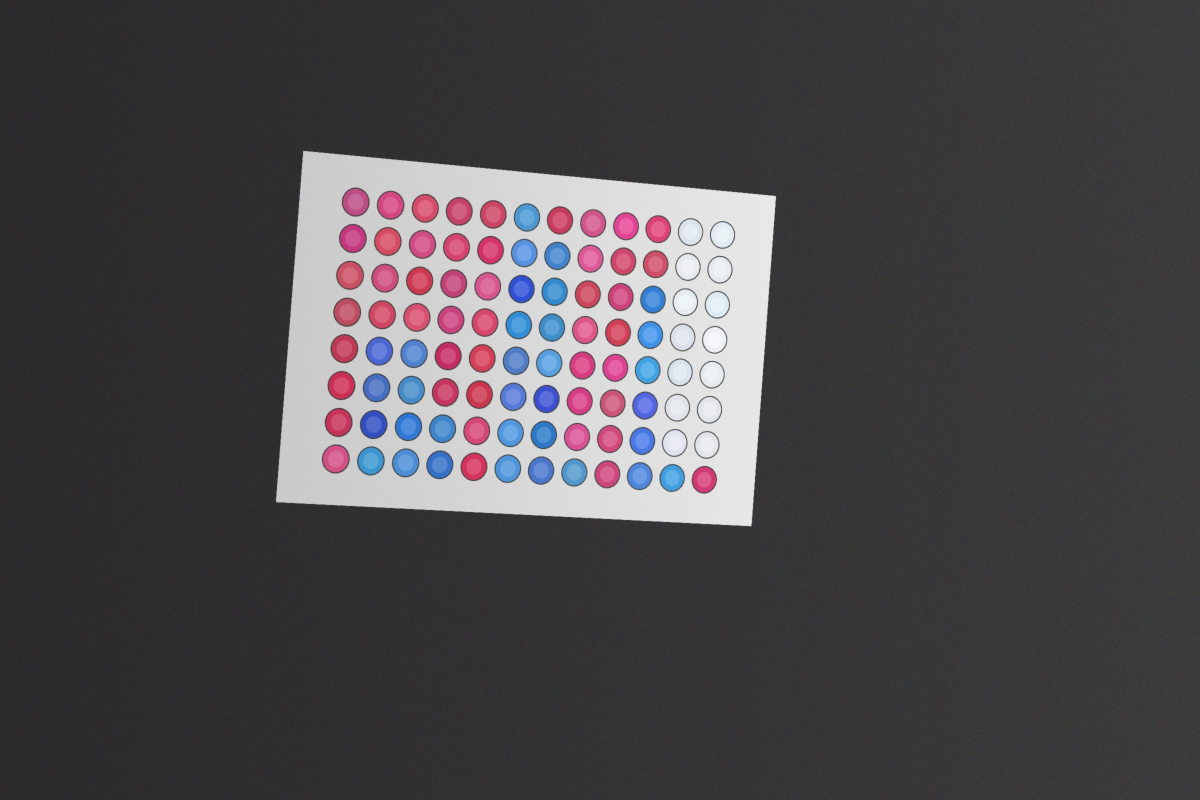
#> input picture samples/sample_01.jpg, 2400 x 1600 px (shown at 1/2 size)
$ python ast_reader.py samples/sample_01.jpg   (older library calls are emulated)
#> lines starting #> are read from the running program, lines starting #| are printed output that depends on the picture; after the words box and inside, x2 and y2 are one past the last pixel; in counts of white or black regions, pixels touching at a corner belong together
# -*- coding: utf-8 -*-
"""96 孔药敏板图像判读管线（演示版）。

流程: 读图 → 板子检测/透视校正 → 孔位定位 → 颜色提取 → 对照孔校准判读 → MIC 推导
      → 标注图 + JSON 结果 + Excel 导出

命令行用法:
    uv run --with opencv-python --with numpy --with openpyxl --with pillow python ast_reader.py <照片路径>
"""
import argparse
import datetime
import io
import json
import os

import cv2
import numpy as np

HERE = os.path.dirname(os.path.abspath(__file__))
ROW_LETTERS = "ABCDEFGHIJ"

try:
    from openpyxl import Workbook
    from openpyxl.styles import Alignment, Border, Font, PatternFill, Side
    HAS_OPENPYXL = True
except ImportError:
    HAS_OPENPYXL = False

try:
    from PIL import Image, ImageDraw, ImageFont
    HAS_PIL = True
except ImportError:
    HAS_PIL = False


# MIC 显示规范
# - 最低浓度（实际 0.0156 µg/mL）按报告习惯写作 0.016；
# - 最高浓度孔仍生长时，报告下一档稀释度作为下限（8 → ≥16），不再用 ">8"。
_MIC_DISPLAY = {"0.015": "0.016"}


def _mic_num(x):
    """数字转显示串：32.0 → "32"，0.03 → "0.03"。"""
    s = ("%.6f" % float(x)).rstrip("0").rstrip(".")
    return s or "0"


def mic_label(value):
    """单个浓度/MIC 值的显示串（0.015 → 0.016）。"""
    return _MIC_DISPLAY.get(str(value).strip(), str(value).strip())


def mic_upper_label(top):
    """"高于最高浓度"的显示：以下一档稀释度为下限，如 8 → ≥16、8/4 → ≥16/8。"""
    s = str(top).strip()
    parts = [p.strip() for p in s.split("/")]
    try:
        nums = [float(p) for p in parts]
    except Exception:
        return "≥" + mic_label(s)
    return "≥" + "/".join(_mic_num(v * 2) for v in nums)


def mic_lower_label(bottom):
    """"低于最低浓度"的显示：如 0.015 → ≤0.016。"""
    return "≤" + mic_label(bottom)


def load_template(path):
#> called with path = 'template.json'
    with open(path, "r", encoding="utf-8") as f:
#> (reads template.json from the repository)
        return json.load(f)


def read_image(path):
    """兼容中文/特殊路径的图片读取。"""
#> called with path = 'samples/sample_01.jpg'
    data = np.fromfile(path, dtype=np.uint8)
    img = cv2.imdecode(data, cv2.IMREAD_COLOR)
#> img is the input picture: shape (1600, 2400, 3); mean B, G, R 75.4, 72.8, 75.2
    if img is None:
        raise ValueError(f"无法读取图片: {path}")
    return img


def write_image(path, img):
    ext = os.path.splitext(path)[1] or ".png"
    ok, buf = cv2.imencode(ext, img)
    if not ok:
        raise ValueError(f"无法写入图片: {path}")
    buf.tofile(path)


def order_corners(pts):
    """四点按 左上/右上/右下/左下 排序。"""
    s = pts.sum(axis=1)
    d = np.diff(pts, axis=1).ravel()
    return np.float32([pts[np.argmin(s)], pts[np.argmin(d)],
                       pts[np.argmax(s)], pts[np.argmax(d)]])


class PlateAnalyzer:
    def __init__(self, template):
        self.t = template
        self.grid = template["grid"]
        self.rows, self.cols = self.grid["rows"], self.grid["cols"]
        self.tracks = template.get("tracks")          # 行式板型（如显色法真菌药敏板）
        self.new_style = bool(self.tracks)
        self.genus = None                             # 菌属（影响颜色判读规则）
        self.pw_mm, self.ph_mm = template["plate_mm"]
        self.well_r_px = 30
        self.warnings = []

    # ---------- 1. 板子检测与透视校正 ----------
    def find_plate(self, img):
        """在照片中找板子四边形（亮板 + 暗背景）。"""
        gray = cv2.cvtColor(img, cv2.COLOR_BGR2GRAY)
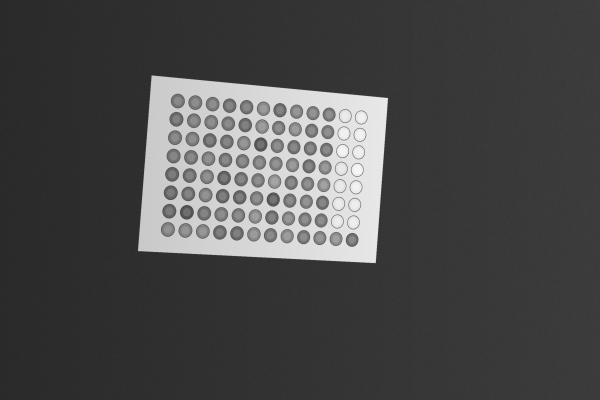
#> gray: shape (1600, 2400) (shown at 1/4 size); min 35, max 250, mean 73.8
        gray = cv2.GaussianBlur(gray, (5, 5), 0)
        _, bw = cv2.threshold(gray, 0, 255, cv2.THRESH_BINARY + cv2.THRESH_OTSU)
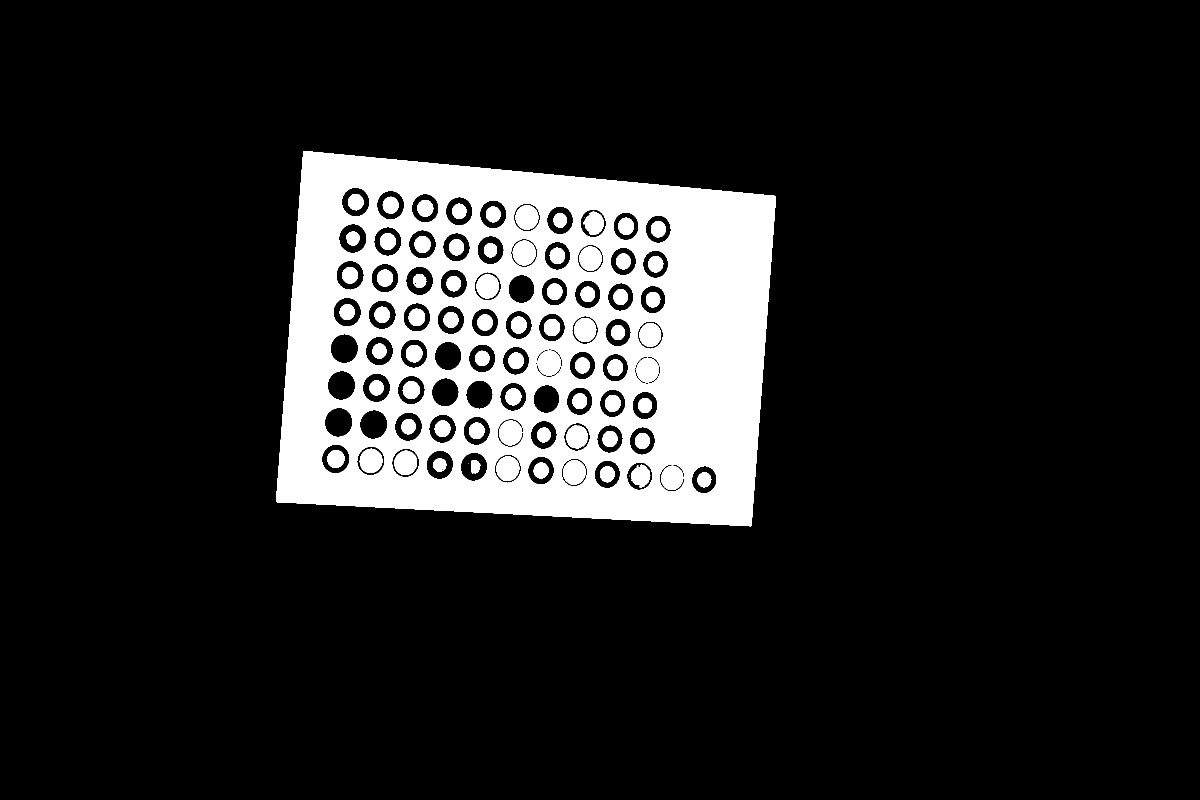
#> bw: shape (1600, 2400) (shown at 1/2 size); 13.9% white; 78 white regions (4 under 20 px)
        cnts, _ = cv2.findContours(bw, cv2.RETR_EXTERNAL, cv2.CHAIN_APPROX_SIMPLE)
#> cnts = 1 contour; box (x1, y1, x2, y2) and area: (552, 302, 1552, 1053) 648760
        if not cnts:
            return None
        h, w = gray.shape[:2]
#> (the rest of the program and of its run is left out)
